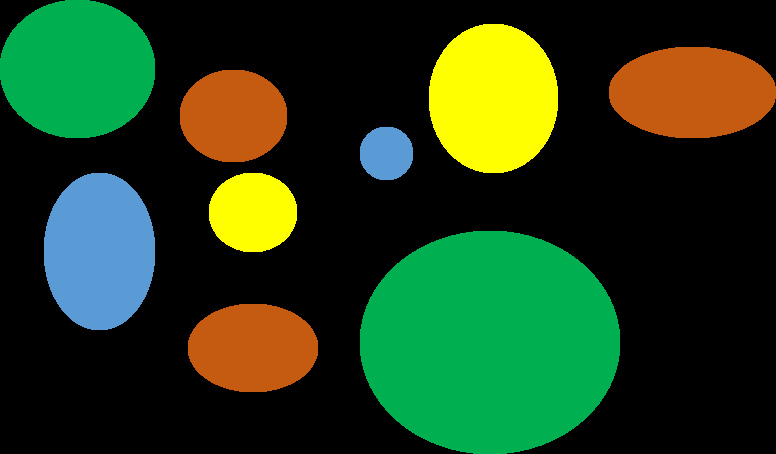
#> input picture TFG/Main Programs/taller-dron-Tello/Lib/imagenes/bolasDiferentesMedidas.png, 776 x 454 px
$ python RGB.py
#> lines starting #> are read from the running program, lines starting #| are printed output that depends on the picture
import cv2 as cv
def onMouseAction (event,x,y,flags,param):
    if event == cv.EVENT_LBUTTONDBLCLK:
        print ("(BGR)", img [y,x])
        hsv = cv.cvtColor (img, cv.COLOR_BGR2HSV)
        print ("(HSV)", hsv[y,x])

img = cv.imread ('imagenes/bolasDiferentesMedidas.png') #Cambiar el nombre de esto para conseguir diferentes imagenes
#> img is the input picture: shape (454, 776, 3); mean B, G, R 25.5, 61.1, 35.6
img = cv.resize(img, (720,480))
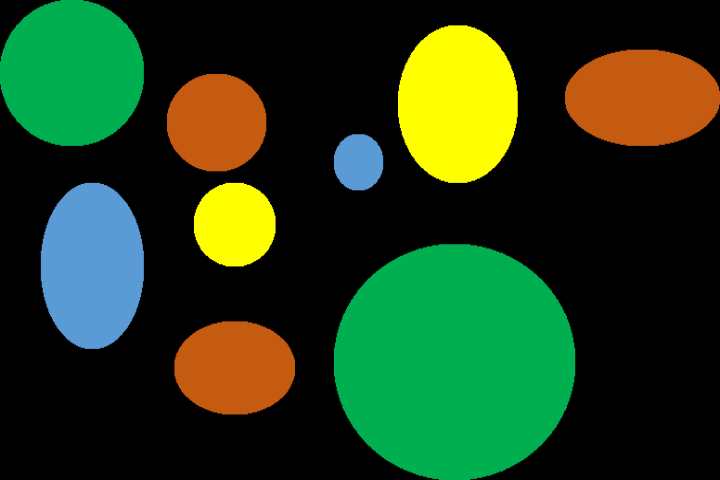
#> img: shape (480, 720, 3); mean B, G, R 25.5, 61.1, 35.6
cv.imshow ("imagen", img)
cv.setMouseCallback ('imagen', onMouseAction)
cv.waitKey(0)
